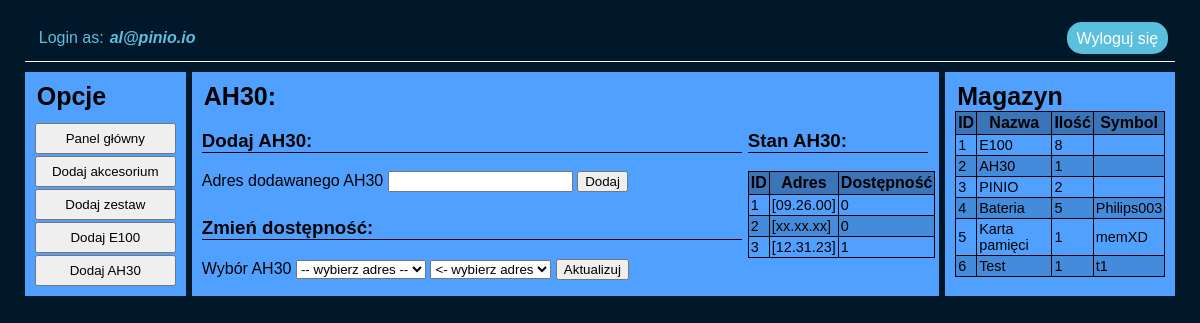
Screenshot of /inventory-add-ah30.php (signed in) with the database file from the repository.
### tables this page shows
CREATE TABLE `ah30` (
  `id` int(11) NOT NULL,
  `adres` text NOT NULL,
  `available` tinyint(1) NOT NULL,
  `timestamp` timestamp NOT NULL DEFAULT current_timestamp() ON UPDATE current_timestamp(),
  `data_dodania` datetime NOT NULL DEFAULT current_timestamp()
);

CREATE TABLE `inventory` (
  `id` int(11) NOT NULL,
  `nazwa` text NOT NULL,
  `ilosc` int(11) NOT NULL,
  `symbol` text NOT NULL,
  `timestamp` timestamp NOT NULL DEFAULT current_timestamp() ON UPDATE current_timestamp(),
  `data_dodania` datetime NOT NULL DEFAULT current_timestamp()
);

### inventory-add-ah30.php (the view, shortened to what this page needs)
<?php
	$db = require_once 'database.php';
	$e100Query = $db->query('SELECT * FROM ah30');
	$e100 = $e100Query->fetchAll();
?>
<!DOCTYPE HTML>
<html lang="pl">
<head>
	<link rel="stylesheet" type="text/css" href="style.css">
</head>
<body>
<div class="container">
	<div class="header">
		<div class="login-text">
			<div>Login as: </div><div class="user"><?=$_SESSION['mail'];?></div>
		</div>
		<a href="logout.php" class="logout-btn">
			Wyloguj się
		</a>
	</div>
	<div class="main-grid">
		<div class="left-bar">
			<legend>Opcje</legend>
			<button onclick="window.location.href = 'inventory-panel.php';"> Panel główny </button>
			<button onclick="window.location.href = 'inventory-add-element.php';"> Dodaj akcesorium </button>
			<button onclick="window.location.href = 'inventory-add-set.php';"> Dodaj zestaw </button>
			<button onclick="window.location.href = 'inventory-add-e100.php';"> Dodaj E100 </button>
			<button onclick="window.location.href = '#';"> Dodaj AH30 </button>
		</div>
		<div class="main-content">
			<legend>AH30:</legend>
			<div class="e100-main-content">
				<div class="e100-add">
					<form action="add-ah30.php" method="post" onsubmit="return confirm('Na pewno chcesz dodać element?');">
						<h3>Dodaj AH30:</h3>
						<label for="address-input">Adres dodawanego AH30</label>
						<input name="address" id="address-input" maxlength=9 autocomplete=off title="Występujący błąd: podczas usuwania znaków należy usunąć także kropki" required>
						<button>Dodaj</button>
					</form>
				</div>
				<div class="e100-available">
					<form action="change-ah30.php" method="post">
						<h3>Zmień dostępność:</h3>
						<label for="address-select">Wybór AH30</label>
						<select id="address-select" name="address-curr" required>
							<option disabled selected value> -- wybierz adres -- </option>
						</select>
						<select id='availibility-select' name='availibility'>
							<option disabled selected value> <- wybierz adres</option>
						</select>
						<button>Aktualizuj</button>
					</form>
				</div>
				<div class="e100-inventory">
					<h3>Stan AH30:</h3>
						<table>
							<thead>
							<tr><th>ID</th><th>Adres</th><th>Dostępność</th></tr>
							</thead>
							<tbody>
								<?php
									foreach($e100 as $part){
										echo "<tr><td>{$part['id']}</td><td>{$part['adres']}</td><td>{$part['available']}</td></tr>";
									}
								?>
							</tbody>
						</table>
				</div>
			</div>
		</div>
		<div class="right-bar">
			<?php
			require 'html-magazyn.php';
			?>
		</div>
	</div>
</div>
</body>
</html>

### html-magazyn.php (shortened to what this page needs)
<legend>Magazyn</legend>
<table>
    <thead>
    <tr><th>ID</th><th>Nazwa</th><th>Ilość</th><th>Symbol</th></tr>
    </thead>
    <tbody>
        <?php
            $invPartsQuery = $db->query('SELECT * FROM inventory');
            $invParts = $invPartsQuery->fetchAll();
            foreach($invParts as $part){
                echo "<tr><td>{$part['id']}</td><td>{$part['nazwa']}</td><td>{$part['ilosc']}</td><td>{$part['symbol']}</td></tr>";
            }
        ?>
    </tbody>
</table>

### style.css (style rules this page uses)
:root { --primary-color: #50a1ff; --second-color: #5bc0de; }
body { background-color: rgb(0, 24, 42); margin: 13px; font-family: 'Open-sans', sans-serif; }
legend { font-size: 25px; font-weight: bold; }
h3 { border-bottom: 1px solid; }
.container { padding: 2px; width: 98%; margin-left: auto; margin-right: auto; }
.header { background-color: transparent; color: var(--second-color); display: flex; width: auto; border-bottom: 1px solid white; padding: 7px; margin-bottom: 10px; }
.login-text { display: grid; gap: 2px; grid-template-columns: auto auto; padding: 7px }
.user { padding-left: 4px; float: left; font-weight: bold; font-style: italic; }
.logout-btn { float: left; text-decoration: none; background-color: var(--second-color); color: #ffffff; border-radius: 15px; padding: 8px 10px 1px 10px; }
.main-grid { display: grid; gap: 6px; grid-template-columns: 14% auto 20%; }
.left-bar { background-color: var(--primary-color); padding: 10px; display: grid; gap: 2px; }
.main-content { background-color: var(--primary-color); padding: 10px; }
.right-bar { background-color: var(--primary-color); padding: 10px; }
table { width: 100%; border-collapse: collapse; }
table, th, td { padding: 2px; border: 1px solid black; }
th { background-color: rgba(12, 12, 12, 0.295); }
td { font-size: 0.9em; }
tr:nth-child(even) { background-color: #07070723; }
.e100-main-content { width: 99%; display: grid; gap: 6px; grid-template-columns: 75% 25%; grid-template-rows: auto auto; }
.e100-available { grid-column: 1; grid-row: 2; }
.e100-inventory { grid-column: 2; grid-row: 1 / last-line; }

### rows the page displays
ah30: id "1", adres "[09.26.00]", available "0"
ah30: id "2", adres "[xx.xx.xx]", available "0"
ah30: id "3", adres "[12.31.23]", available "1"
inventory: id "1", nazwa "E100", ilosc "8"
inventory: id "2", nazwa "AH30", ilosc "1"
inventory: id "3", nazwa "PINIO", ilosc "2"
inventory: id "4", nazwa "Bateria", ilosc "5", symbol "Philips003"
inventory: id "5", nazwa "Karta pamięci", ilosc "1", symbol "memXD"
inventory: id "6", nazwa "Test", ilosc "1", symbol "t1"

### other values shown
$_SESSION['mail'] "al@pinio.io"
